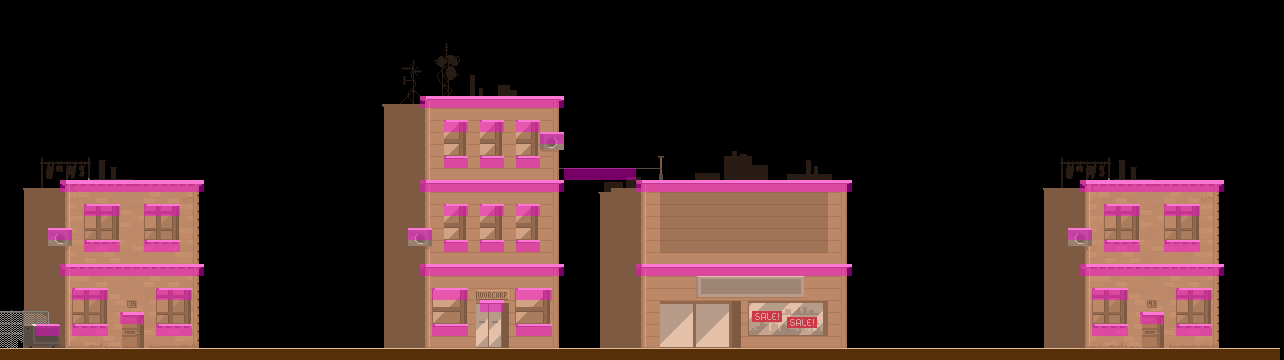

A 2D game scene composited from a Tiled map and its tileset images. What follows is a short description and the map's XML, with every tile layer's data as written:
An orthogonal 107x30 tile map with 12x12 px tiles, 1 tile layer (platformLayer), 2 tilesets, 1 image layer.

<map version="1.0" tiledversion="1.0.2" orientation="orthogonal" renderorder="right-down" width="107" height="30" tilewidth="12" tileheight="12" nextobjectid="27">
 <tileset firstgid="1" name="platformTile" tilewidth="12" tileheight="12" tilecount="1" columns="1">
  <image source="platformTile.png" trans="22ff29" width="12" height="12" />
 </tileset>
 <tileset firstgid="2" name="groundTile" tilewidth="12" tileheight="12" tilecount="1" columns="1">
  <image source="groundTile.png" trans="22ff29" width="12" height="12" />
 </tileset>
 <imagelayer name="Background">
  <image source="bg.png" width="1280" height="360" />
 </imagelayer>
 <layer name="platformLayer" width="107" height="30">
  <data encoding="csv">
0,0,0,0,0,0,0,0,0,0,0,0,0,0,0,0,0,0,0,0,0,0,0,0,0,0,0,0,0,0,0,0,0,0,0,0,0,0,0,0,0,0,0,0,0,0,0,0,0,0,0,0,0,0,0,0,0,0,0,0,0,0,0,0,0,0,0,0,0,0,0,0,0,0,0,0,0,0,0,0,0,0,0,0,0,0,0,0,0,0,0,0,0,0,0,0,0,0,0,0,0,0,0,0,0,0,0,
0,0,0,0,0,0,0,0,0,0,0,0,0,0,0,0,0,0,0,0,0,0,0,0,0,0,0,0,0,0,0,0,0,0,0,0,0,0,0,0,0,0,0,0,0,0,0,0,0,0,0,0,0,0,0,0,0,0,0,0,0,0,0,0,0,0,0,0,0,0,0,0,0,0,0,0,0,0,0,0,0,0,0,0,0,0,0,0,0,0,0,0,0,0,0,0,0,0,0,0,0,0,0,0,0,0,0,
0,0,0,0,0,0,0,0,0,0,0,0,0,0,0,0,0,0,0,0,0,0,0,0,0,0,0,0,0,0,0,0,0,0,0,0,0,0,0,0,0,0,0,0,0,0,0,0,0,0,0,0,0,0,0,0,0,0,0,0,0,0,0,0,0,0,0,0,0,0,0,0,0,0,0,0,0,0,0,0,0,0,0,0,0,0,0,0,0,0,0,0,0,0,0,0,0,0,0,0,0,0,0,0,0,0,0,
0,0,0,0,0,0,0,0,0,0,0,0,0,0,0,0,0,0,0,0,0,0,0,0,0,0,0,0,0,0,0,0,0,0,0,0,0,0,0,0,0,0,0,0,0,0,0,0,0,0,0,0,0,0,0,0,0,0,0,0,0,0,0,0,0,0,0,0,0,0,0,0,0,0,0,0,0,0,0,0,0,0,0,0,0,0,0,0,0,0,0,0,0,0,0,0,0,0,0,0,0,0,0,0,0,0,0,
0,0,0,0,0,0,0,0,0,0,0,0,0,0,0,0,0,0,0,0,0,0,0,0,0,0,0,0,0,0,0,0,0,0,0,0,0,0,0,0,0,0,0,0,0,0,0,0,0,0,0,0,0,0,0,0,0,0,0,0,0,0,0,0,0,0,0,0,0,0,0,0,0,0,0,0,0,0,0,0,0,0,0,0,0,0,0,0,0,0,0,0,0,0,0,0,0,0,0,0,0,0,0,0,0,0,0,
0,0,0,0,0,0,0,0,0,0,0,0,0,0,0,0,0,0,0,0,0,0,0,0,0,0,0,0,0,0,0,0,0,0,0,0,0,0,0,0,0,0,0,0,0,0,0,0,0,0,0,0,0,0,0,0,0,0,0,0,0,0,0,0,0,0,0,0,0,0,0,0,0,0,0,0,0,0,0,0,0,0,0,0,0,0,0,0,0,0,0,0,0,0,0,0,0,0,0,0,0,0,0,0,0,0,0,
0,0,0,0,0,0,0,0,0,0,0,0,0,0,0,0,0,0,0,0,0,0,0,0,0,0,0,0,0,0,0,0,0,0,0,0,0,0,0,0,0,0,0,0,0,0,0,0,0,0,0,0,0,0,0,0,0,0,0,0,0,0,0,0,0,0,0,0,0,0,0,0,0,0,0,0,0,0,0,0,0,0,0,0,0,0,0,0,0,0,0,0,0,0,0,0,0,0,0,0,0,0,0,0,0,0,0,
0,0,0,0,0,0,0,0,0,0,0,0,0,0,0,0,0,0,0,0,0,0,0,0,0,0,0,0,0,0,0,0,0,0,0,0,0,0,0,0,0,0,0,0,0,0,0,0,0,0,0,0,0,0,0,0,0,0,0,0,0,0,0,0,0,0,0,0,0,0,0,0,0,0,0,0,0,0,0,0,0,0,0,0,0,0,0,0,0,0,0,0,0,0,0,0,0,0,0,0,0,0,0,0,0,0,0,
0,0,0,0,0,0,0,0,0,0,0,0,0,0,0,0,0,0,0,0,0,0,0,0,0,0,0,0,0,0,0,0,0,0,0,1,1,1,1,1,1,1,1,1,1,1,1,0,0,0,0,0,0,0,0,0,0,0,0,0,0,0,0,0,0,0,0,0,0,0,0,0,0,0,0,0,0,0,0,0,0,0,0,0,0,0,0,0,0,0,0,0,0,0,0,0,0,0,0,0,0,0,0,0,0,0,0,
0,0,0,0,0,0,0,0,0,0,0,0,0,0,0,0,0,0,0,0,0,0,0,0,0,0,0,0,0,0,0,0,0,0,0,0,0,0,0,0,0,0,0,0,0,0,0,0,0,0,0,0,0,0,0,0,0,0,0,0,0,0,0,0,0,0,0,0,0,0,0,0,0,0,0,0,0,0,0,0,0,0,0,0,0,0,0,0,0,0,0,0,0,0,0,0,0,0,0,0,0,0,0,0,0,0,0,
0,0,0,0,0,0,0,0,0,0,0,0,0,0,0,0,0,0,0,0,0,0,0,0,0,0,0,0,0,0,0,0,0,0,0,0,0,1,1,0,1,1,0,1,1,0,0,0,0,0,0,0,0,0,0,0,0,0,0,0,0,0,0,0,0,0,0,0,0,0,0,0,0,0,0,0,0,0,0,0,0,0,0,0,0,0,0,0,0,0,0,0,0,0,0,0,0,0,0,0,0,0,0,0,0,0,0,
0,0,0,0,0,0,0,0,0,0,0,0,0,0,0,0,0,0,0,0,0,0,0,0,0,0,0,0,0,0,0,0,0,0,0,0,0,0,0,0,0,0,0,0,0,1,1,0,0,0,0,0,0,0,0,0,0,0,0,0,0,0,0,0,0,0,0,0,0,0,0,0,0,0,0,0,0,0,0,0,0,0,0,0,0,0,0,0,0,0,0,0,0,0,0,0,0,0,0,0,0,0,0,0,0,0,0,
0,0,0,0,0,0,0,0,0,0,0,0,0,0,0,0,0,0,0,0,0,0,0,0,0,0,0,0,0,0,0,0,0,0,0,0,0,0,0,0,0,0,0,0,0,0,0,0,0,0,0,0,0,0,0,0,0,0,0,0,0,0,0,0,0,0,0,0,0,0,0,0,0,0,0,0,0,0,0,0,0,0,0,0,0,0,0,0,0,0,0,0,0,0,0,0,0,0,0,0,0,0,0,0,0,0,0,
0,0,0,0,0,0,0,0,0,0,0,0,0,0,0,0,0,0,0,0,0,0,0,0,0,0,0,0,0,0,0,0,0,0,0,0,0,1,1,0,1,1,0,1,1,0,0,0,0,0,0,0,0,0,0,0,0,0,0,0,0,0,0,0,0,0,0,0,0,0,0,0,0,0,0,0,0,0,0,0,0,0,0,0,0,0,0,0,0,0,0,0,0,0,0,0,0,0,0,0,0,0,0,0,0,0,0,
0,0,0,0,0,0,0,0,0,0,0,0,0,0,0,0,0,0,0,0,0,0,0,0,0,0,0,0,0,0,0,0,0,0,0,0,0,0,0,0,0,0,0,0,0,0,0,1,1,1,1,1,1,0,0,0,0,0,0,0,0,0,0,0,0,0,0,0,0,0,0,0,0,0,0,0,0,0,0,0,0,0,0,0,0,0,0,0,0,0,0,0,0,0,0,0,0,0,0,0,0,0,0,0,0,0,0,
0,0,0,0,0,1,1,1,1,1,1,1,1,1,1,1,1,0,0,0,0,0,0,0,0,0,0,0,0,0,0,0,0,0,0,1,1,1,1,1,1,1,1,1,1,1,1,0,0,0,0,0,0,1,1,1,1,1,1,1,1,1,1,1,1,1,1,1,1,1,1,0,0,0,0,0,0,0,0,0,0,0,0,0,0,0,0,0,0,0,1,1,1,1,1,1,1,1,1,1,1,1,0,0,0,0,0,
0,0,0,0,0,0,0,0,0,0,0,0,0,0,0,0,0,0,0,0,0,0,0,0,0,0,0,0,0,0,0,0,0,0,0,0,0,0,0,0,0,0,0,0,0,0,0,0,0,0,0,0,0,0,0,0,0,0,0,0,0,0,0,0,0,0,0,0,0,0,0,0,0,0,0,0,0,0,0,0,0,0,0,0,0,0,0,0,0,0,0,0,0,0,0,0,0,0,0,0,0,0,0,0,0,0,0,
0,0,0,0,0,0,0,1,1,1,0,0,1,1,1,0,0,0,0,0,0,0,0,0,0,0,0,0,0,0,0,0,0,0,0,0,0,1,1,0,1,1,0,1,1,0,0,0,0,0,0,0,0,0,0,0,0,0,0,0,0,0,0,0,0,0,0,0,0,0,0,0,0,0,0,0,0,0,0,0,0,0,0,0,0,0,0,0,0,0,0,0,1,1,1,0,0,1,1,1,0,0,0,0,0,0,0,
0,0,0,0,0,0,0,0,0,0,0,0,0,0,0,0,0,0,0,0,0,0,0,0,0,0,0,0,0,0,0,0,0,0,0,0,0,0,0,0,0,0,0,0,0,0,0,0,0,0,0,0,0,0,0,0,0,0,0,0,0,0,0,0,0,0,0,0,0,0,0,0,0,0,0,0,0,0,0,0,0,0,0,0,0,0,0,0,0,0,0,0,0,0,0,0,0,0,0,0,0,0,0,0,0,0,0,
0,0,0,0,1,1,0,0,0,0,0,0,0,0,0,0,0,0,0,0,0,0,0,0,0,0,0,0,0,0,0,0,0,0,1,1,0,0,0,0,0,0,0,0,0,0,0,0,0,0,0,0,0,0,0,0,0,0,0,0,0,0,0,0,0,0,0,0,0,0,0,0,0,0,0,0,0,0,0,0,0,0,0,0,0,0,0,0,0,1,1,0,0,0,0,0,0,0,0,0,0,0,0,0,0,0,0,
0,0,0,0,0,0,0,1,1,1,0,0,1,1,1,0,0,0,0,0,0,0,0,0,0,0,0,0,0,0,0,0,0,0,0,0,0,1,1,0,1,1,0,1,1,0,0,0,0,0,0,0,0,0,0,0,0,0,0,0,0,0,0,0,0,0,0,0,0,0,0,0,0,0,0,0,0,0,0,0,0,0,0,0,0,0,0,0,0,0,0,0,1,1,1,0,0,1,1,1,0,0,0,0,0,0,0,
0,0,0,0,0,0,0,0,0,0,0,0,0,0,0,0,0,0,0,0,0,0,0,0,0,0,0,0,0,0,0,0,0,0,0,0,0,0,0,0,0,0,0,0,0,0,0,0,0,0,0,0,0,0,0,0,0,0,0,0,0,0,0,0,0,0,0,0,0,0,0,0,0,0,0,0,0,0,0,0,0,0,0,0,0,0,0,0,0,0,0,0,0,0,0,0,0,0,0,0,0,0,0,0,0,0,0,
0,0,0,0,0,1,1,1,1,1,1,1,1,1,1,1,1,0,0,0,0,0,0,0,0,0,0,0,0,0,0,0,0,0,0,1,1,1,1,1,1,1,1,1,1,1,1,0,0,0,0,0,0,1,1,1,1,1,1,1,1,1,1,1,1,1,1,1,1,1,1,0,0,0,0,0,0,0,0,0,0,0,0,0,0,0,0,0,0,0,1,1,1,1,1,1,1,1,1,1,1,1,0,0,0,0,0,
0,0,0,0,0,0,0,0,0,0,0,0,0,0,0,0,0,0,0,0,0,0,0,0,0,0,0,0,0,0,0,0,0,0,0,0,0,0,0,0,0,0,0,0,0,0,0,0,0,0,0,0,0,0,0,0,0,0,0,0,0,0,0,0,0,0,0,0,0,0,0,0,0,0,0,0,0,0,0,0,0,0,0,0,0,0,0,0,0,0,0,0,0,0,0,0,0,0,0,0,0,0,0,0,0,0,0,
0,0,0,0,0,0,1,1,1,0,0,0,0,1,1,1,0,0,0,0,0,0,0,0,0,0,0,0,0,0,0,0,0,0,0,0,1,1,1,0,0,0,0,1,1,1,0,0,0,0,0,0,0,0,0,0,0,0,0,0,0,0,0,0,0,0,0,0,0,0,0,0,0,0,0,0,0,0,0,0,0,0,0,0,0,0,0,0,0,0,0,1,1,1,0,0,0,0,1,1,1,0,0,0,0,0,0,
0,0,0,0,0,0,0,0,0,0,0,0,0,0,0,0,0,0,0,0,0,0,0,0,0,0,0,0,0,0,0,0,0,0,0,0,0,0,0,0,1,1,0,0,0,0,0,0,0,0,0,0,0,0,0,0,0,0,0,0,0,0,0,0,0,0,0,0,0,0,0,0,0,0,0,0,0,0,0,0,0,0,0,0,0,0,0,0,0,0,0,0,0,0,0,0,0,0,0,0,0,0,0,0,0,0,0,
0,0,0,0,0,0,0,0,0,0,1,1,0,0,0,0,0,0,0,0,0,0,0,0,0,0,0,0,0,0,0,0,0,0,0,0,0,0,0,0,0,0,0,0,0,0,0,0,0,0,0,0,0,0,0,0,0,0,0,0,0,0,0,0,0,0,0,0,0,0,0,0,0,0,0,0,0,0,0,0,0,0,0,0,0,0,0,0,0,0,0,0,0,0,0,1,1,0,0,0,0,0,0,0,0,0,0,
0,0,0,1,1,0,1,1,1,0,0,0,0,1,1,1,0,0,0,0,0,0,0,0,0,0,0,0,0,0,0,0,0,0,0,0,1,1,1,0,0,0,0,1,1,1,0,0,0,0,0,0,0,0,0,0,0,0,0,0,0,0,0,0,0,0,0,0,0,0,0,0,0,0,0,0,0,0,0,0,0,0,0,0,0,0,0,0,0,0,0,1,1,1,0,0,0,0,1,1,1,0,0,0,0,0,0,
0,0,0,0,0,0,0,0,0,0,0,0,0,0,0,0,0,0,0,0,0,0,0,0,0,0,0,0,0,0,0,0,0,0,0,0,0,0,0,0,0,0,0,0,0,0,0,0,0,0,0,0,0,0,0,0,0,0,0,0,0,0,0,0,0,0,0,0,0,0,0,0,0,0,0,0,0,0,0,0,0,0,0,0,0,0,0,0,0,0,0,0,0,0,0,0,0,0,0,0,0,0,0,0,0,0,0,
0,0,0,0,0,0,0,0,0,0,0,0,0,0,0,0,0,0,0,0,0,0,0,0,0,0,0,0,0,0,0,0,0,0,0,0,0,0,0,0,0,0,0,0,0,0,0,0,0,0,0,0,0,0,0,0,0,0,0,0,0,0,0,0,0,0,0,0,0,0,0,0,0,0,0,0,0,0,0,0,0,0,0,0,0,0,0,0,0,0,0,0,0,0,0,0,0,0,0,0,0,0,0,0,0,0,0
</data>
 </layer>
</map>
